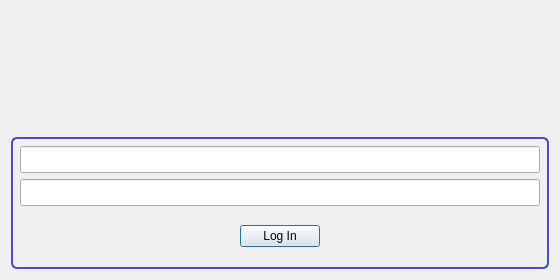
<?xml version="1.0" encoding="UTF-8"?>
<ui version="4.0">
 <class>Widgetry::LoginDialog</class>
 <widget class="QDialog" name="Widgetry::LoginDialog">
  <property name="geometry">
   <rect>
    <x>0</x>
    <y>0</y>
    <width>560</width>
    <height>280</height>
   </rect>
  </property>
  <property name="minimumSize">
   <size>
    <width>560</width>
    <height>280</height>
   </size>
  </property>
  <property name="maximumSize">
   <size>
    <width>560</width>
    <height>280</height>
   </size>
  </property>
  <property name="windowTitle">
   <string>Login</string>
  </property>
  <property name="windowIcon">
   <iconset>
    <normaloff>:/accessio/icons/Accessio@2.png</normaloff>:/accessio/icons/Accessio@2.png</iconset>
  </property>
  <layout class="QGridLayout" name="gridLayout" rowstretch="0,0" columnstretch="1,3,1">
   <item row="0" column="1">
    <widget class="QLabel" name="logoOutput">
     <property name="minimumSize">
      <size>
       <width>320</width>
       <height>120</height>
      </size>
     </property>
     <property name="maximumSize">
      <size>
       <width>16777215</width>
       <height>120</height>
      </size>
     </property>
     <property name="text">
      <string notr="true">&lt;html&gt;&lt;head/&gt;&lt;body&gt;&lt;p align=&quot;center&quot;&gt;&lt;img width=&quot;240&quot; height=&quot;120&quot; src=&quot;:/widgetry/icons/widgetry.png&quot;/&gt;&lt;/p&gt;&lt;/body&gt;&lt;/html&gt;</string>
     </property>
     <property name="textFormat">
      <enum>Qt::TextFormat::RichText</enum>
     </property>
     <property name="alignment">
      <set>Qt::AlignmentFlag::AlignCenter</set>
     </property>
    </widget>
   </item>
   <item row="0" column="0">
    <spacer name="horizontalSpacer_4">
     <property name="orientation">
      <enum>Qt::Orientation::Horizontal</enum>
     </property>
     <property name="sizeHint" stdset="0">
      <size>
       <width>40</width>
       <height>20</height>
      </size>
     </property>
    </spacer>
   </item>
   <item row="0" column="2">
    <spacer name="horizontalSpacer_3">
     <property name="orientation">
      <enum>Qt::Orientation::Horizontal</enum>
     </property>
     <property name="sizeHint" stdset="0">
      <size>
       <width>40</width>
       <height>20</height>
      </size>
     </property>
    </spacer>
   </item>
   <item row="1" column="0" colspan="3">
    <widget class="QWidget" name="contentWidget" native="true">
     <property name="styleSheet">
      <string notr="true">#contentWidget,  #systemLabel {
	border: 2px solid rgb(70, 79, 187);
	border-radius: 6px;
}</string>
     </property>
     <layout class="QVBoxLayout" name="verticalLayout">
      <item>
       <widget class="LoginEdit" name="identifierInput">
        <property name="font">
         <font>
          <pointsize>12</pointsize>
         </font>
        </property>
       </widget>
      </item>
      <item>
       <widget class="PasswordEdit" name="passwordInput">
        <property name="font">
         <font>
          <pointsize>12</pointsize>
         </font>
        </property>
       </widget>
      </item>
      <item>
       <widget class="QStackedWidget" name="stackedWidget">
        <property name="currentIndex">
         <number>0</number>
        </property>
        <widget class="QWidget" name="buttonPage">
         <layout class="QHBoxLayout" name="horizontalLayout_2">
          <property name="leftMargin">
           <number>0</number>
          </property>
          <property name="topMargin">
           <number>0</number>
          </property>
          <property name="rightMargin">
           <number>0</number>
          </property>
          <property name="bottomMargin">
           <number>0</number>
          </property>
          <item>
           <spacer name="horizontalSpacer">
            <property name="orientation">
             <enum>Qt::Orientation::Horizontal</enum>
            </property>
            <property name="sizeHint" stdset="0">
             <size>
              <width>0</width>
              <height>0</height>
             </size>
            </property>
           </spacer>
          </item>
          <item>
           <widget class="QPushButton" name="logInButton">
            <property name="text">
             <string>Log In</string>
            </property>
           </widget>
          </item>
          <item>
           <spacer name="horizontalSpacer_2">
            <property name="orientation">
             <enum>Qt::Orientation::Horizontal</enum>
            </property>
            <property name="sizeHint" stdset="0">
             <size>
              <width>0</width>
              <height>0</height>
             </size>
            </property>
           </spacer>
          </item>
         </layout>
        </widget>
        <widget class="QWidget" name="page">
         <layout class="QHBoxLayout" name="horizontalLayout_3">
          <property name="leftMargin">
           <number>0</number>
          </property>
          <property name="topMargin">
           <number>0</number>
          </property>
          <property name="rightMargin">
           <number>0</number>
          </property>
          <property name="bottomMargin">
           <number>0</number>
          </property>
          <item>
           <widget class="QProgressBar" name="progressBar">
            <property name="maximum">
             <number>0</number>
            </property>
            <property name="value">
             <number>-1</number>
            </property>
            <property name="format">
             <string>²</string>
            </property>
           </widget>
          </item>
         </layout>
        </widget>
        <widget class="QWidget" name="errorOutputPage">
         <layout class="QHBoxLayout" name="horizontalLayout">
          <property name="leftMargin">
           <number>0</number>
          </property>
          <property name="topMargin">
           <number>0</number>
          </property>
          <property name="rightMargin">
           <number>0</number>
          </property>
          <property name="bottomMargin">
           <number>0</number>
          </property>
          <item>
           <widget class="QLabel" name="errorOutput">
            <property name="font">
             <font>
              <pointsize>12</pointsize>
             </font>
            </property>
            <property name="styleSheet">
             <string notr="true">color: red</string>
            </property>
            <property name="text">
             <string notr="true">*Error text</string>
            </property>
            <property name="alignment">
             <set>Qt::AlignmentFlag::AlignCenter</set>
            </property>
           </widget>
          </item>
         </layout>
        </widget>
       </widget>
      </item>
     </layout>
    </widget>
   </item>
  </layout>
 </widget>
 <customwidgets>
  <customwidget>
   <class>LoginEdit</class>
   <extends>QLineEdit</extends>
   <header location="global">Widgetry/loginedit.h</header>
  </customwidget>
  <customwidget>
   <class>PasswordEdit</class>
   <extends>QLineEdit</extends>
   <header location="global">Widgetry/passwordedit.h</header>
  </customwidget>
 </customwidgets>
 <resources/>
 <connections>
  <connection>
   <sender>identifierInput</sender>
   <signal>returnPressed()</signal>
   <receiver>passwordInput</receiver>
   <slot>setFocus()</slot>
   <hints>
    <hint type="sourcelabel">
     <x>101</x>
     <y>154</y>
    </hint>
    <hint type="destinationlabel">
     <x>73</x>
     <y>185</y>
    </hint>
   </hints>
  </connection>
  <connection>
   <sender>passwordInput</sender>
   <signal>returnPressed()</signal>
   <receiver>logInButton</receiver>
   <slot>animateClick()</slot>
   <hints>
    <hint type="sourcelabel">
     <x>268</x>
     <y>185</y>
    </hint>
    <hint type="destinationlabel">
     <x>319</x>
     <y>248</y>
    </hint>
   </hints>
  </connection>
 </connections>
 <slots>
  <slot>logIn()</slot>
 </slots>
</ui>
